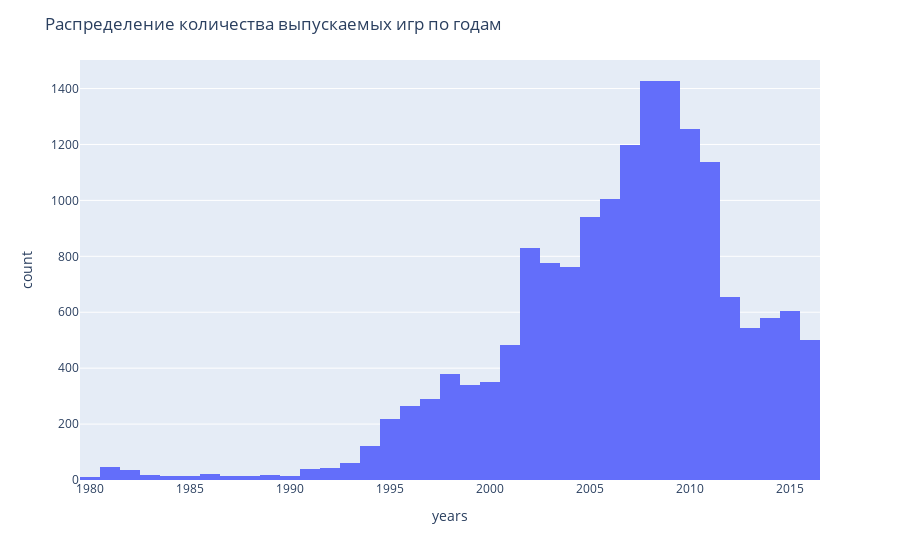

Notebook cell for this chart:
### Code cell
fig = px.histogram(count_gemes_years, x="years")
fig.update_layout(title='Распределение количества выпускаемых игр по годам')
fig.show()

### Figure 1 — Plotly figure (JSON) as saved in the notebook; plotly's stock layout.template omitted (floating-point values rounded to 4 significant figures; data arrays with more than 128 entries replaced by an {"elided": "..."} marker saying what was removed)
{"data": [{"alignmentgroup": "True", "bingroup": "x", "hovertemplate": "years=%{x}<br>count=%{y}<extra></extra>", "legendgroup": "", "marker": {"color": "#636efa"}, "name": "", "offsetgroup": "", "orientation": "v", "showlegend": false, "type": "histogram", "x": {"elided": "16446 int values"}, "xaxis": "x", "yaxis": "y"}], "layout": {"barmode": "relative", "legend": {"tracegroupgap": 0}, "margin": {"t": 60}, "title": {"text": "Распределение количества выпускаемых игр по годам"}, "xaxis": {"anchor": "y", "domain": [0, 1], "title": {"text": "years"}}, "yaxis": {"anchor": "x", "domain": [0, 1], "title": {"text": "count"}}}}
